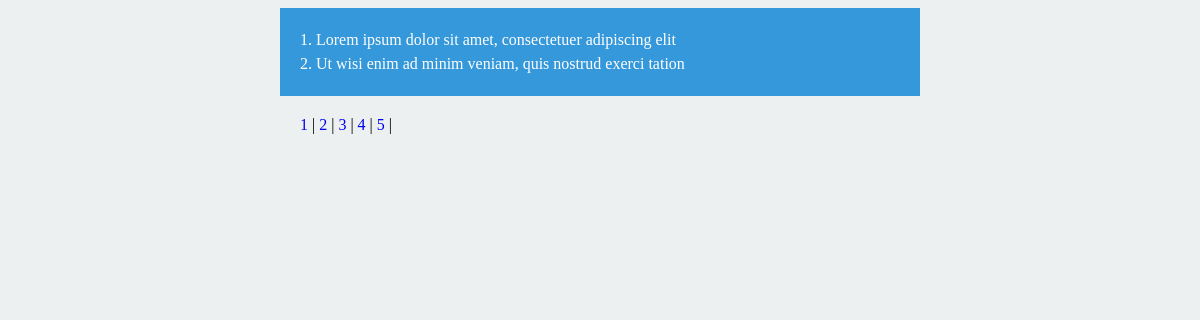
Screenshot of /bai_11/index.php with the database file from the repository.
### tables this page shows
CREATE TABLE `tintuc` (
  `id` int(10) NOT NULL,
  `title` varchar(255) NOT NULL
);

### bai_11/index.php (the view, shortened to what this page needs)
<?php
$conn = mysqli_connect("localhost", "root", "", "phantrang");
if (isset($_GET['page'])) {
    $page = $_GET['page'];
} else {
    $page = 1;
}
$limit = 2;
$start = ($page - 1) * $limit;
$total_title = mysqli_num_rows(mysqli_query($conn, "SELECT * FROM tintuc"));
$total_page = $total_title / $limit;
$query = "SELECT * FROM tintuc LIMIT " . $start . ", " . $limit;
$result = mysqli_query($conn, $query);
echo "<div class=\"title\">";
while ($row = mysqli_fetch_array($result)) {
    echo '<a href="#">' . $row['id'] . '. ' . $row['title'] . '</a><br />';
}
echo "</div>";
echo "<div class=\"pagination\">";
for ($i = 1; $i <= $total_page; $i++) {
    echo '<a href="index.php?page=' . $i . '">' . $i . '</a> | ';
}
echo "</div>";
?>
<!DOCTYPE html>
<html lang="en">
<head>
</head>
<body>
</body>
</html>

### bai_11/index.php (style rules this page uses)
body { background: #ecf0f1; }
a:link, a:visited { text-decoration: none; }
.title, .pagination { width: 600px; margin: 0 auto; margin-bottom: 20px; }
.title { background: #3498db; padding: 20px; line-height: 1.5; }
.title a { color: #fff; }

### rows the page displays
tintuc: id "1", title "Lorem ipsum dolor sit amet, consectetuer adipiscing elit"
tintuc: id "2", title "Ut wisi enim ad minim veniam, quis nostrud exerci tation"
